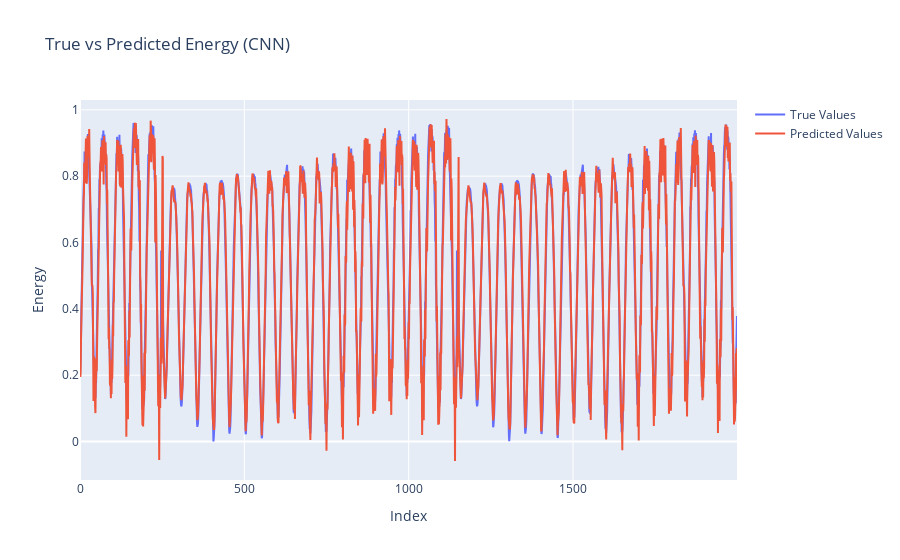

Source (notebook cell):
### Code cell
predictions = multi_conv_model.predict(X_test)
print(predictions.shape,X_test.shape,y_test.shape)
# Invert scaling for predictions and actual values
y_test_inverted = scaler.inverse_transform(y_test.reshape(-1, 1))
predictions_inverted = scaler.inverse_transform(predictions.reshape(-1, 1))
print(predictions_inverted.shape,y_test_inverted.shape)

fig1 = go.Figure()
fig1.add_trace(go.Scatter(y=y_test[0:,3], mode='lines', name='True Values'))
fig1.add_trace(go.Scatter(y=predictions[0:,3,0], mode='lines', name='Predicted Values'))
fig1.update_layout(title='True vs Predicted Energy (CNN)', xaxis_title='Index', yaxis_title='Energy')
fig1.write_html(file="test_cnn.html", auto_open=False)
fig1.show()

### Figure 1 — Plotly figure (JSON) as saved in the notebook; plotly's stock layout.template omitted (floating-point values rounded to 4 significant figures; data arrays with more than 128 entries replaced by an {"elided": "..."} marker saying what was removed)
{"data": [{"mode": "lines", "name": "True Values", "type": "scatter", "y": {"elided": "2000 float values"}}, {"mode": "lines", "name": "Predicted Values", "type": "scatter", "y": {"elided": "2000 float values"}}], "layout": {"title": {"text": "True vs Predicted Energy (CNN)"}, "xaxis": {"title": {"text": "Index"}}, "yaxis": {"title": {"text": "Energy"}}}}
